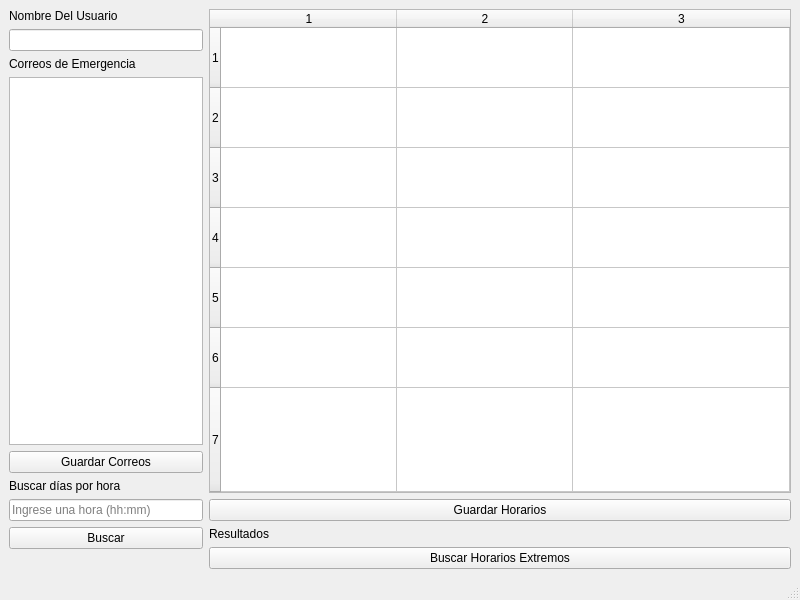
<?xml version="1.0" encoding="UTF-8"?>
<ui version="4.0">
 <class>MainWindow</class>
 <widget class="QMainWindow" name="MainWindow">
  <property name="geometry">
   <rect>
    <x>0</x>
    <y>0</y>
    <width>800</width>
    <height>600</height>
   </rect>
  </property>
  <property name="windowTitle">
   <string>MainWindow</string>
  </property>
  <widget class="QWidget" name="centralwidget">
   <layout class="QHBoxLayout" name="horizontalLayout" stretch="1,3">
    <item>
     <layout class="QVBoxLayout" name="verticalLayout">
      <item>
       <widget class="QLabel" name="nombreUsuarioLabel">
        <property name="text">
         <string>Nombre Del Usuario</string>
        </property>
       </widget>
      </item>
      <item>
       <layout class="QVBoxLayout" name="verticalLayout_4"/>
      </item>
      <item>
       <widget class="QLineEdit" name="nombreUsuarioLineEdit"/>
      </item>
      <item>
       <widget class="QLabel" name="correosLabel">
        <property name="text">
         <string>Correos de Emergencia</string>
        </property>
       </widget>
      </item>
      <item>
       <widget class="QTextEdit" name="correosTextEdit"/>
      </item>
      <item>
       <widget class="QPushButton" name="guardarCorreosButton">
        <property name="text">
         <string>Guardar Correos</string>
        </property>
       </widget>
      </item>
      <item>
       <layout class="QVBoxLayout" name="verticalLayout_5">
        <item>
         <widget class="QLabel" name="buscarHorarioLabel">
          <property name="text">
           <string>Buscar días por hora</string>
          </property>
         </widget>
        </item>
        <item>
         <widget class="QLineEdit" name="buscarHorarioInput">
          <property name="text">
           <string/>
          </property>
          <property name="placeholderText">
           <string>Ingrese una hora (hh:mm)</string>
          </property>
         </widget>
        </item>
        <item>
         <widget class="QPushButton" name="buscarButton">
          <property name="text">
           <string>Buscar</string>
          </property>
         </widget>
        </item>
        <item>
         <widget class="QLabel" name="resultadosLabel2">
          <property name="text">
           <string/>
          </property>
         </widget>
        </item>
       </layout>
      </item>
     </layout>
    </item>
    <item>
     <layout class="QVBoxLayout" name="verticalLayout_2">
      <item>
       <widget class="QTableWidget" name="scheduleTableWidget">
        <property name="sizePolicy">
         <sizepolicy hsizetype="Expanding" vsizetype="Expanding">
          <horstretch>0</horstretch>
          <verstretch>0</verstretch>
         </sizepolicy>
        </property>
        <property name="sizeIncrement">
         <size>
          <width>0</width>
          <height>0</height>
         </size>
        </property>
        <property name="editTriggers">
         <set>QAbstractItemView::AllEditTriggers</set>
        </property>
        <property name="rowCount">
         <number>7</number>
        </property>
        <property name="columnCount">
         <number>3</number>
        </property>
        <attribute name="horizontalHeaderCascadingSectionResizes">
         <bool>false</bool>
        </attribute>
        <attribute name="horizontalHeaderMinimumSectionSize">
         <number>57</number>
        </attribute>
        <attribute name="horizontalHeaderDefaultSectionSize">
         <number>176</number>
        </attribute>
        <attribute name="horizontalHeaderStretchLastSection">
         <bool>true</bool>
        </attribute>
        <attribute name="verticalHeaderDefaultSectionSize">
         <number>60</number>
        </attribute>
        <attribute name="verticalHeaderStretchLastSection">
         <bool>true</bool>
        </attribute>
        <row/>
        <row/>
        <row/>
        <row/>
        <row/>
        <row/>
        <row/>
        <column/>
        <column/>
        <column/>
        <item row="4" column="0">
         <property name="text">
          <string/>
         </property>
        </item>
       </widget>
      </item>
      <item>
       <widget class="QPushButton" name="guardarHorariosButton">
        <property name="text">
         <string>Guardar Horarios</string>
        </property>
       </widget>
      </item>
      <item>
       <widget class="QLabel" name="resultadosLabel">
        <property name="text">
         <string>Resultados</string>
        </property>
       </widget>
      </item>
      <item>
       <widget class="QPushButton" name="buscarExtremosButton">
        <property name="text">
         <string>Buscar Horarios Extremos</string>
        </property>
       </widget>
      </item>
     </layout>
    </item>
   </layout>
  </widget>
  <widget class="QMenuBar" name="menubar">
   <property name="geometry">
    <rect>
     <x>0</x>
     <y>0</y>
     <width>800</width>
     <height>22</height>
    </rect>
   </property>
  </widget>
  <widget class="QStatusBar" name="statusbar"/>
 </widget>
 <resources/>
 <connections/>
</ui>
